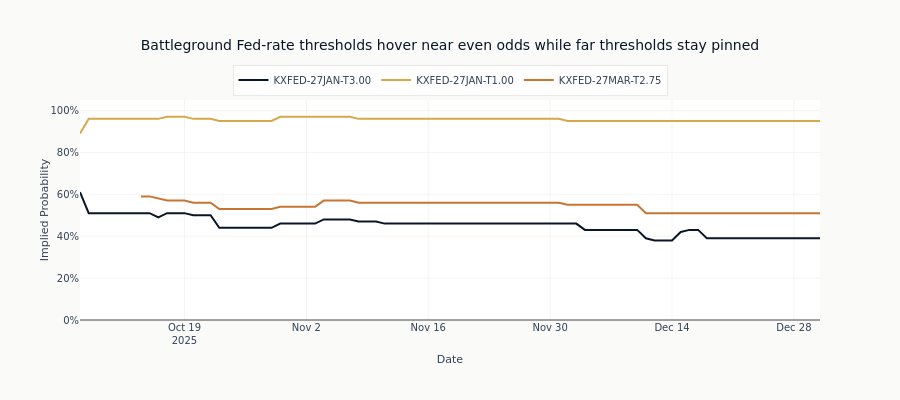

Notebook code cell kept with this figure:
### Markdown cell above
## 4. Probability Evolution

The implied probability for each contract evolves over time as the market
incorporates new information about Fed policy. Higher thresholds have lower
probabilities (less likely the rate exceeds a high level).

### Code cell
# Volume is near zero across these contracts, so "most active" means the widest range
# in implied probability (on the cleaned data), which flags the genuine battleground
# thresholds rather than a data glitch.
price_range = (
    df.group_by("symbol")
    .agg((pl.col("close").max() - pl.col("close").min()).alias("range"))
    .sort("range", descending=True)
)

top_contracts = price_range.head(3)["symbol"].to_list()

fig = go.Figure()
palette = [COLORS["blue"], COLORS["amber"], COLORS["copper"]]

for sym, color in zip(top_contracts, palette, strict=False):
    data = df.filter(pl.col("symbol") == sym).sort("timestamp").to_pandas()
    fig.add_trace(
        go.Scatter(
            x=data["timestamp"],
            y=data["close"],
            mode="lines",
            name=sym,
            line=dict(color=color, width=2),
        )
    )

fig.update_layout(
    title="Battleground Fed-rate thresholds hover near even odds while far thresholds stay pinned",
    xaxis_title="Date",
    yaxis_title="Implied Probability",
    yaxis=dict(tickformat=".0%", range=[0, 1.05]),
    height=400,
    legend=dict(orientation="h", yanchor="bottom", y=1.02, xanchor="center", x=0.5),
)

fig.show()
